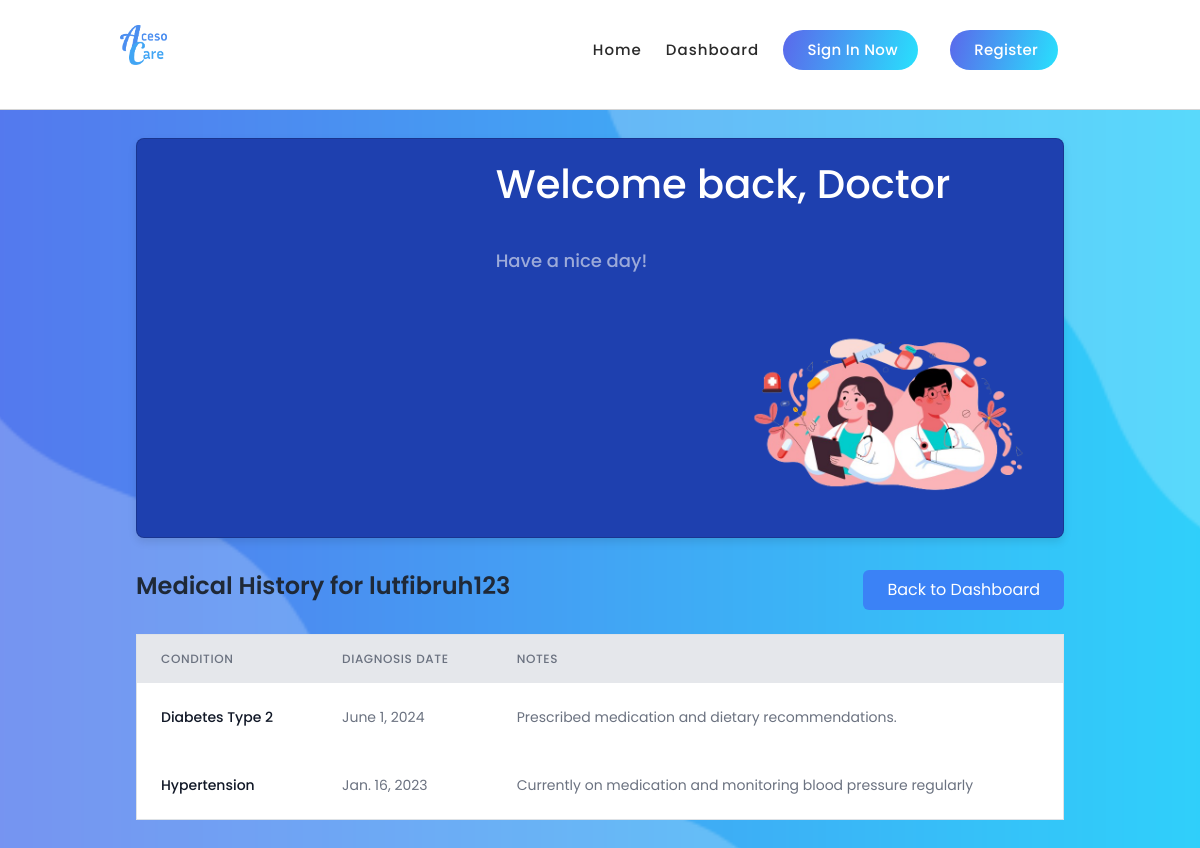
/view-medical-history/24/, run on an earlier commit of the app's database.
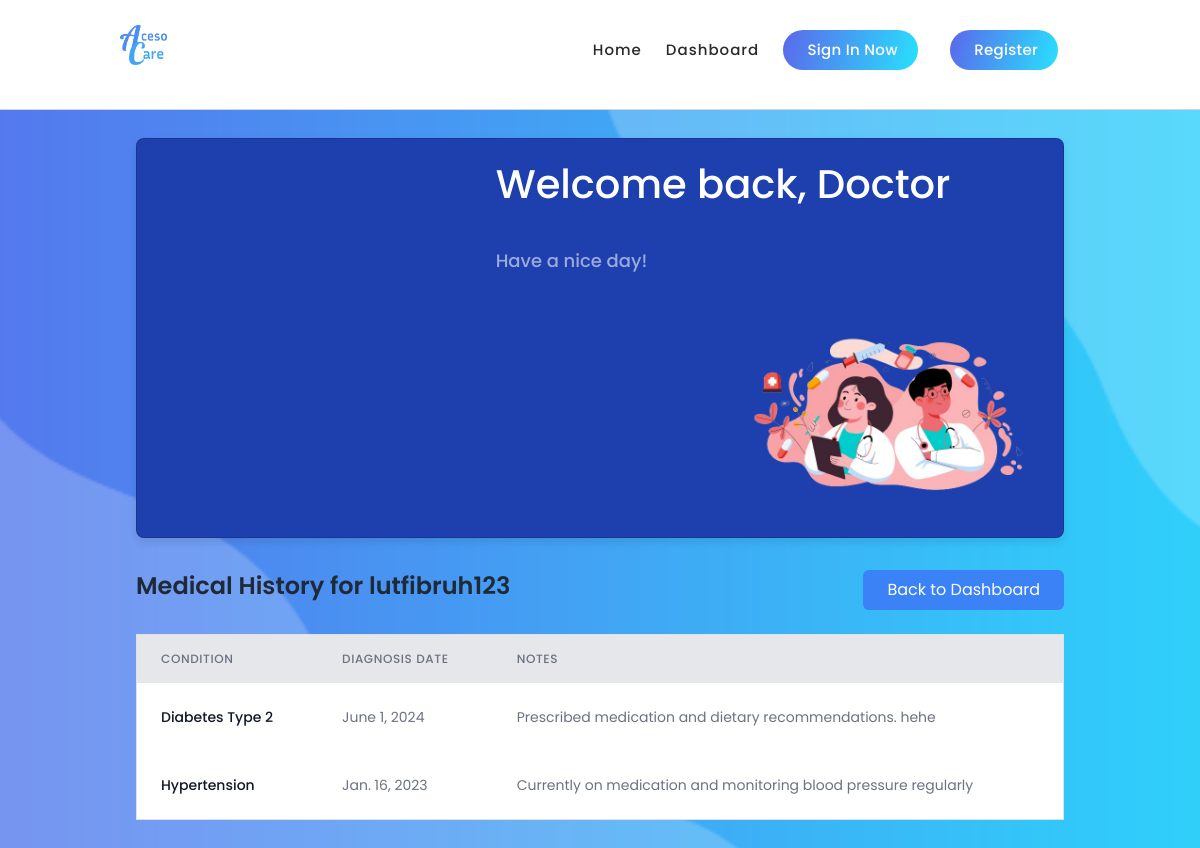
And on a later commit of the database.
### healthPrediction/models.py (models this page shows, shortened)
class ConsultationRequest(models.Model):
    patient = models.ForeignKey(Patient, related_name='patient_requests', on_delete=models.CASCADE)
    doctor = models.ForeignKey(Doctor, related_name='doctor_requests', on_delete=models.CASCADE)
    status = models.CharField(max_length=50, choices=[
        ('waiting', 'Waiting'),
        ('accepted', 'Accepted'),
        ('completed', 'Completed'),
        ('rejected', 'Rejected')
    ], default='waiting')
    requested_at = models.DateTimeField(auto_now_add=True)
    accepted_at = models.DateTimeField(null=True, blank=True)

class User(AbstractUser):
    class Role(models.TextChoices):
        ADMIN = "ADMIN", "Admin"
        DOCTOR = "DOCTOR", "Doctor"
        PATIENT = "PATIENT", "Patient"
        PHARMACIST = "PHARMACIST", "Pharmacist"
    base_role = Role.ADMIN
    role = models.CharField(max_length=50, choices=Role.choices, default=Role.ADMIN)

class MedicalHistory(models.Model):
    patient = models.ForeignKey(PatientProfile, related_name='medical_history', on_delete=models.CASCADE)
    condition = models.CharField(max_length=255)
    diagnosis_date = models.DateField()
    notes = models.TextField(null=True, blank=True)

### healthPrediction/views.py (the view)
# urls.py: path('view-medical-history/<int:request_id>/', views.view_medical_history, name='view_medical_history'),
def view_medical_history(request, request_id):
    consultation_request = get_object_or_404(ConsultationRequest, id=request_id)
    if consultation_request.status != 'accepted':
        return render(request, 'error.html', {'message': 'Consultation request is not accepted.'})
    patient_profile = get_object_or_404(PatientProfile, user=consultation_request.patient)
    medical_history = MedicalHistory.objects.filter(patient=patient_profile).order_by('-diagnosis_date')
    context = {
        'consultation_request': consultation_request,
        'medical_history': medical_history,
    }
    return render(request, DOCTOR_DIR + 'view_medical_history.html', context)

### healthPrediction/context_processors.py (called while the page is built, shortened)
def profile_context_processor(request):
    profile = None
    return {'profile': profile}

### healthPrediction/templates/doctor/view_medical_history.html (shortened to what this page needs)
{% extends "./layout.html" %}
{% load static %}
{% block head %}
<link rel="stylesheet" href="{% static 'healthPrediction/css/doctor_dashboard.css' %}">
{% endblock %}
{% block body %}
<div class="container mx-auto py-12 px-5">
    <div class="card mt-20 flex items-end bg-dark-blue">
        <div class="w-2/3 flex flex-col justify-end pl-10 pb-10">
            <p id="text-welcome" class="text-white font-medium">Welcome back, Doctor</p>
            <p class="text-lg color-purple mt-5 font-medium">Have a nice day!</p>
        </div>
        <div class="w-1/3">
            <img src="{% static 'healthPrediction/media/doctor_rsc/doctor_logo.png' %}" id="doctor-logo" alt="Doctor Logo">
        </div>
    </div>
    <div class="flex justify-between mt-8">
        <h2 class="text-2xl font-semibold text-gray-800">Medical History for {{ consultation_request.patient.username }}</h2>
        <a href="{% url 'doctor_dashboard' %}" class="bg-blue-500 text-white py-2 px-4 rounded hover:bg-blue-700 transition duration-300">Back to Dashboard</a>
    </div>
    <div class="mt-6">
        {% if medical_history %}
            <table class="min-w-full bg-white border border-gray-200">
                <thead>
                    <tr class="bg-gray-200">
                        <th class="px-6 py-3 text-left text-xs font-medium text-gray-500 uppercase tracking-wider">Condition</th>
                        <th class="px-6 py-3 text-left text-xs font-medium text-gray-500 uppercase tracking-wider">Diagnosis Date</th>
                        <th class="px-6 py-3 text-left text-xs font-medium text-gray-500 uppercase tracking-wider">Notes</th>
                    </tr>
                </thead>
                <tbody>
                    {% for history in medical_history %}
                    <tr class="hover:bg-gray-100 transition duration-150">
                        <td class="px-6 py-4 whitespace-nowrap text-sm font-medium text-gray-900">{{ history.condition }}</td>
                        <td class="px-6 py-4 whitespace-nowrap text-sm text-gray-500">{{ history.diagnosis_date }}</td>
                        <td class="px-6 py-4 whitespace-nowrap text-sm text-gray-500">{{ history.notes }}</td>
                    </tr>
                    {% endfor %}
                </tbody>
            </table>
        {% else %}
            <p class="text-gray-600">No medical history found for this patient.</p>
        {% endif %}
    </div>
</div>
{% endblock %}

### healthPrediction/templates/doctor/layout.html (shortened to what this page needs)
{% load static %}
<!DOCTYPE html>
<html lang="en">
<head>
    <link href="https://cdn.jsdelivr.net/npm/tailwindcss@2.2.19/dist/tailwind.min.css" rel="stylesheet">
    <link href="https://cdn.jsdelivr.net/npm/bootstrap@5.4.3/dist/css/bootstrap.min.css" rel="stylesheet">
    <link rel="stylesheet" href="https://cdnjs.cloudflare.com/ajax/libs/font-awesome/4.7.0/css/font-awesome.min.css">
    <link rel="stylesheet" href="{% static 'healthPrediction/css/Navbar.css' %}">
    <link rel="stylesheet" href="{% static 'healthPrediction/css/index.css' %}">
    <link rel="stylesheet" href="{% static 'healthPrediction/css/animated.css' %}">
    <link rel="stylesheet" href="{% static 'healthPrediction/css/owl.css' %}">
    <script src="https://cdn.tailwindcss.com"></script>
    {% block head %}
    {% endblock %}
</head>
<body>
    <header class="header-area header-sticky wow slideInDown flex bg-white" data-wow-duration="0.75s" data-wow-delay="0s">
        <div class="container">
          <div class="row">
            <div class="col-12">
              <nav class="main-nav">
                <a href="{% url 'landing' %}" class="logo max-h-10">
                  <img src="{% static 'healthPrediction/media/landing_page/logo.png' %}" alt="AcesoCare logo" class="max-h-full h-10">
                </a>
                <ul class="nav">
                    <li class="scroll-to-section"><a href="{% url 'doctor_index' %}" id="nav-welcome">Home</a></li>
                    <li class="scroll-to-section"><a href="{% url 'doctor_dashboard' %}">Dashboard</a></li>
                    {% if user.is_authenticated %}
                        <li class="scroll-to-section">
                            <a href="{% url 'profile' %}">
                                {% if profile.profile_photo %}
                                    <img src="{{ profile.profile_photo.url }}" alt="{{ user.username }}" class="w-10 h-10 rounded-full">
                                {% else %}
                                    <img src="{% static 'healthPrediction/media/landing_page/pfp-def.png' %}" alt="pfp-def" class="w-10 h-10 rounded-full">
                                {% endif %}
                            </a>
                        </li>
                        <li><div class="gradient-button"><a id="modal_trigger" href="{% url 'doctor_logout' %}"><i src="{% static 'healthPrediction/media/landing_page/logout.png' %}" alt="Chain App Dev"></i> Logout</a></div></li>
                    {% else %}
                        <li><div class="gradient-button"><a id="modal_trigger" class="py-0" href="{% url 'doctor_login' %}"> Sign In Now</a></div></li>
                        <li><div class="gradient-button"><a id="modal_trigger" href="{% url 'doctor_register' %}"> Register</a></div></li>
                    {% endif %}
                </ul>
              </nav>
            </div>
          </div>
        </div>
    </header>
    <main class="min-h-screen">
        {% block body %}
        {% endblock %}
    </main>
</body>
</html>

### healthPrediction/static/healthPrediction/css/Navbar.css (style rules this page uses)
body { background-image: url('../media/landing_page/backgroundblue.png') !important; background-size: cover !important; background-repeat: no-repeat !important; background-attachment: fixed !important; background-position: center !important; min-height: 100vh !important; margin: 0 !important; font-family: "Poppins", sans-serif !important; }
.logo { margin-left: 20px; margin-top: 5px; }
.container { margin-top: 10px; }
.nav { margin-right: 30px !important; margin-top: 10px !important; max-height: 20px !important; }
.header-area { padding-bottom: 20px!important; }

### healthPrediction/static/healthPrediction/css/index.css (style rules this page uses)
html, body, div, span, applet, object, iframe, h1, h2, h3, h4, h5, h6, p, blockquote, div pre, a, abbr, acronym, address, big, cite, code, del, dfn, em, font, img, ins, kbd, q, s, samp, small, strike, strong, sub, sup, tt, var, b, u, i, center, dl, dt, dd, ol, ul, li, figure, header, nav, section, article, aside, footer, figcaption { margin: 0; padding: 0; border: 0; outline: 0; }
ul, li { padding: 0; margin: 0; list-style: none; }
header, nav, section, article, aside, footer, hgroup { display: block; }
* { box-sizing: border-box; }
html, body { font-family: 'Roboto', sans-serif; font-weight: 400; background-color: #fff; -ms-text-size-adjust: 100%; -webkit-font-smoothing: antialiased; -moz-osx-font-smoothing: grayscale; }
a { text-decoration: none !important; }
h1, h2, h3, h4, h5, h6 { margin-top: 0px; margin-bottom: 0px; }
ul { margin-bottom: 0px; }
p { font-size: 15px; line-height: 30px; font-weight: 300; color: #afafaf; }
img { width: 100%; overflow: hidden; }
html, body { background: #fff; font-family: 'Roboto', sans-serif; }
.gradient-button a { display: inline-block !important; padding: 0px 20px !important; color: #fff !important; text-transform: capitalize; font-size: 15px; background: rgb(19,175,240); background: linear-gradient(105deg, rgba(91,104,235,1) 0%, rgba(40,225,253,1) 100%); border-radius: 23px; font-weight: 500 !important; letter-spacing: 0.3px !important; transition: all .5s; }
.header-area { background-color: transparent; border-bottom: 1px solid rgba(42,42,42,0.2); position: absolute; left: 0px; right: 0px; z-index: 100; height: 100px; -webkit-transition: all .5s ease 0s; -moz-transition: all .5s ease 0s; -o-transition: all .5s ease 0s; transition: all .5s ease 0s; }
.header-area .main-nav { min-height: 80px; background: transparent; }
.header-area .main-nav .logo { float: left; -webkit-transition: all 0.3s ease 0s; -moz-transition: all 0.3s ease 0s; -o-transition: all 0.3s ease 0s; transition: all 0.3s ease 0s; }
.header-area .main-nav .logo { line-height: 100px; float: left; -webkit-transition: all 0.3s ease 0s; -moz-transition: all 0.3s ease 0s; -o-transition: all 0.3s ease 0s; transition: all 0.3s ease 0s; }
.header-area .main-nav .nav { float: right; margin-top: 30px; margin-right: 0px; background-color: transparent; -webkit-transition: all 0.3s ease 0s; -moz-transition: all 0.3s ease 0s; -o-transition: all 0.3s ease 0s; transition: all 0.3s ease 0s; position: relative; z-index: 999; }
.header-area .main-nav .nav li { padding-left: 20px; padding-right: 20px; }
.header-area .main-nav .nav li:last-child a , .background-header .main-nav .nav li:last-child a, .header-area .main-nav .nav li:nth-child(6) a , .background-header .main-nav .nav li:nth-child(6) a { padding: 0px 20px !important; font-weight: 400; }
.header-area .main-nav .nav li a { display: block; font-weight: 500; font-size: 15px; color: #2a2a2a; text-transform: capitalize; -webkit-transition: all 0.3s ease 0s; -moz-transition: all 0.3s ease 0s; -o-transition: all 0.3s ease 0s; transition: all 0.3s ease 0s; height: 40px; line-height: 40px; border: transparent; letter-spacing: 1px; }
.header-area.header-sticky { min-height: 80px; }
.header-area .nav { margin-top: 30px; }
@media (max-width: 1200px) { .header-area .main-nav .nav li { padding-left: 12px; padding-right: 12px; } }
@media (max-width: 1200px) { .header-area .main-nav:before { display: none; } }
@media (min-width: 767px) { .header-area .main-nav .nav { display: flex !important; } }
@media (max-width: 1200px) { .header-area .main-nav .nav li:last-child { padding-left: 20px; } }

What changed in the data, as far as the page shows it:
changed MedicalHistory "Diabetes Type 2": notes "Prescribed medication and dietary recommendations." → "Prescribed medication and dietary recommendations. hehe"
